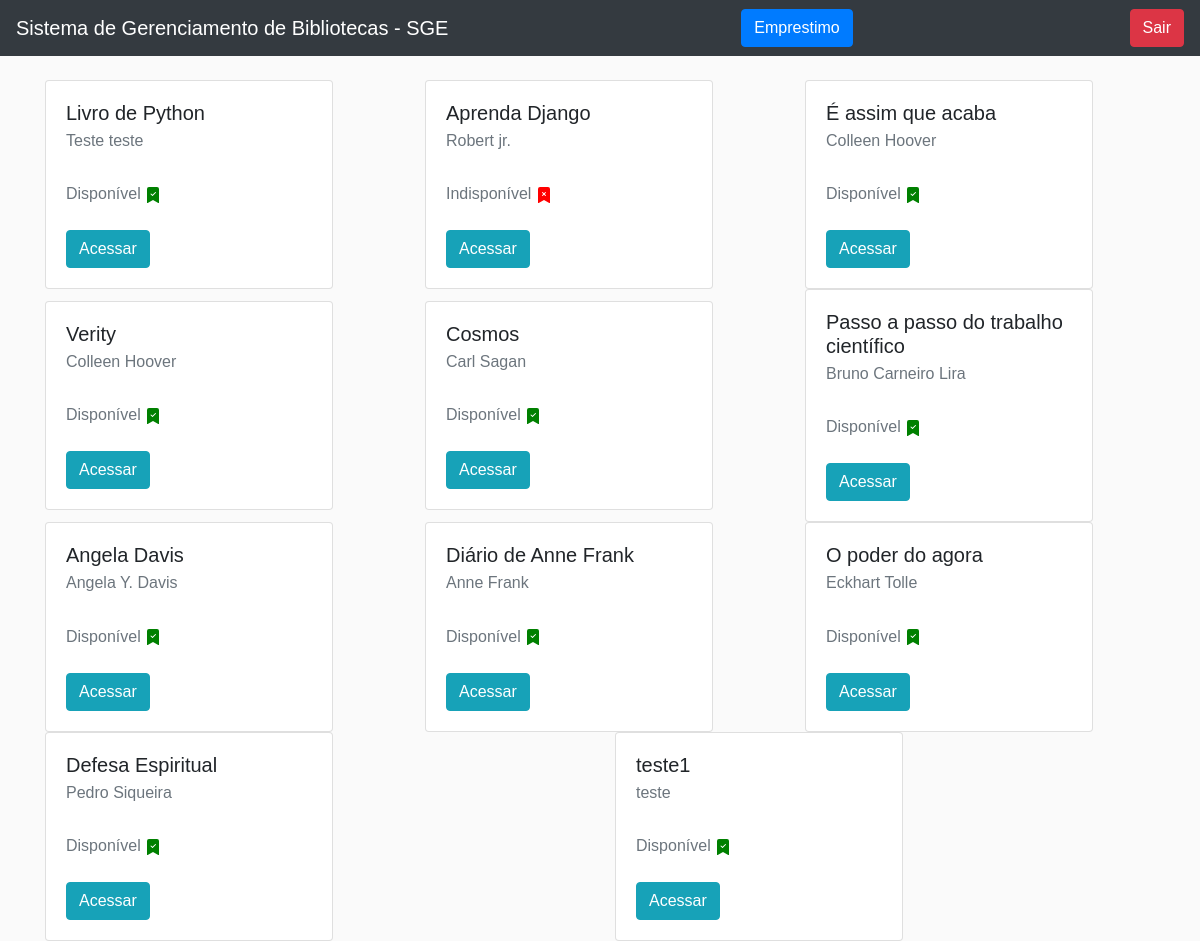
Screenshot of /livro/home/ (signed in) with the database file from the repository.
### livro/models.py (models this page shows, shortened)
class Livros(models.Model):
    nome = models.CharField(max_length = 100)
    autor = models.CharField(max_length = 30)
    co_autor = models.CharField(max_length = 30, blank=True)
    data_cadastro = models.DateField(default=date.today())
    i = (
        ("PT-BR", "Portugues-BR"),
        ("EN-US", "Ingles (Estados Unidos)"),
        ("FR", "Frances"),
        ("ES", "Espanhol"),
    )
    idioma = models.CharField(max_length=30, choices=i, default="PT=BR")
    descricao = models.CharField(max_length=300, blank=True, null=True)
    emprestado = models.BooleanField(default=False)
    categoria = models.ForeignKey(Categoria, on_delete=models.DO_NOTHING)
    usuario = models.ForeignKey(Usuario, on_delete=models.DO_NOTHING, blank=True, null=True)
    class Meta:
        verbose_name = 'Livro'

### livro/views.py (the view)
# urls.py: path('home/', views.home, name='home'),
def home(request):
    if request.session.get('usuario'):
        livros = Livros.objects.all()
        form = CadastroLivro()
        return render(request, 'home.html', {'livros': livros, 'usuario_logado': request.session.get('usuario'), 'form': form})
    else:
        return redirect('/auth/login/?status=2')

### livro/models.py (called while the page is built)
    def __str__(self):
        return self.nome

### livro/templates/home.html (shortened to what this page needs)
{% extends 'base.html' %}
{% block 'conteudo' %}
<div class="container">
    <br>
    <div class="row">
        {% for livro in livros %}
            <div class="col-md">
                <div class="card" style="width: 18rem;">
                    <div class="card-body">
                        <h5 class="card-title">{{livro.nome}}</h5>
                        <h6 class="card-subtitle mb-2 text-muted">{{livro.autor}}</h6>
                        <br>
                        {% if livro.emprestado %}
                            <h6 style="display: inline;" class="card-subtitle mb-2 text-muted">Indisponível</h6>
                        {% else %}
                            <h6 style="display: inline;" class="card-subtitle mb-2 text-muted">Disponível</h6>
                        {% endif %}
                        <br>
                        <br>
                        <a href="{% url 'ver_livros' livro.id %}" class="btn btn-info">Acessar</a>
                    </div>
                </div>
            </div>
        {% endfor %}
    </div>
</div>
{% endblock %}

### templates/base.html (shortened to what this page needs)
<!doctype html>
<html lang="pt-BR">
<head>
    <link rel="stylesheet" href="https://cdn.jsdelivr.net/npm/bootstrap@4.5.3/dist/css/bootstrap.min.css">
</head>
<body>
    <nav class="navbar navbar-dark bg-dark">
        <a class="navbar-brand" href="{% url 'home' %}">Sistema de Gerenciamento de Bibliotecas - SGE</a>
        {% if usuario_logado %}
        <button type="button" class="btn btn-primary" data-toggle="modal" data-target="#exampleModalCenter">
            Emprestimo
        </button>
        <a href="{% url 'sair' %}" class="btn btn-danger">Sair</a>
        {% endif %}
    </nav>
    {% block 'conteudo' %} {% endblock %}
</body>
</html>

### livro/templates/home.html (style rules this page uses)
body { font-family: "Poppins", sans-serif; background-color: #fafafa; }
.row { display: flex; justify-content: center; align-items: center; }

### rows the page displays
Livros: nome "Livro de Python", autor "Teste teste", emprestado "Disponível"
Livros: nome "Aprenda Django", autor "Robert jr.", emprestado "Indisponível"
Livros: nome "É assim que acaba", autor "Colleen Hoover", emprestado "Disponível"
Livros: nome "Verity", autor "Colleen Hoover", emprestado "Disponível"
Livros: nome "Cosmos", autor "Carl Sagan", emprestado "Disponível"
Livros: nome "Passo a passo do trabalho científico", autor "Bruno Carneiro Lira", emprestado "Disponível"
Livros: nome "Angela Davis", autor "Angela Y. Davis", emprestado "Disponível"
Livros: nome "Diário de Anne Frank", autor "Anne Frank", emprestado "Disponível"
Livros: nome "O poder do agora", autor "Eckhart Tolle", emprestado "Disponível"
Livros: nome "Defesa Espiritual", autor "Pedro Siqueira", emprestado "Disponível"
Livros: nome "teste1", autor "teste", emprestado "Disponível"
